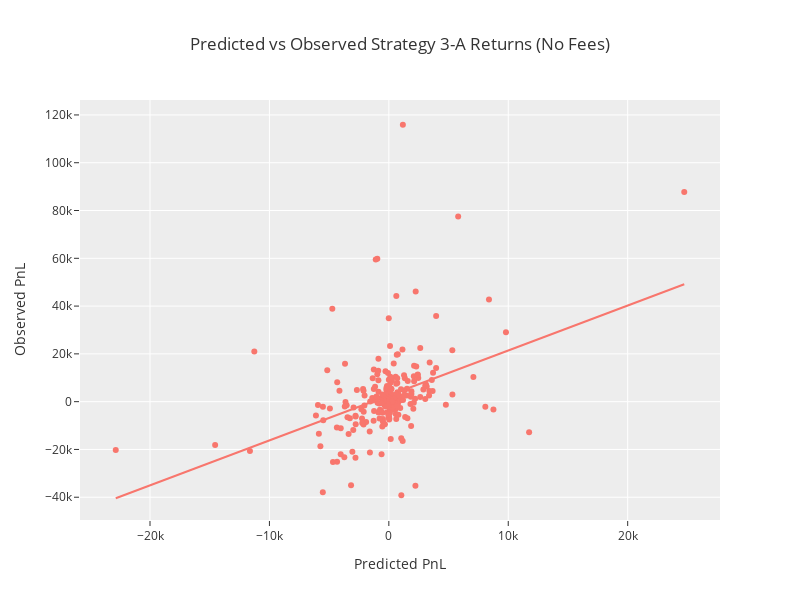

Notebook source saved alongside this figure:
### Code cell
fig = px.scatter(
    p3D_pdf.rename(columns={
        'pnl_no_fees': 'Observed PnL',
        'pnl_no_fees_pred': 'Predicted PnL',
    }),
    y='Observed PnL',
    x='Predicted PnL',
    template=plotly_template,
    trendline='ols',
    title='Predicted vs Observed Strategy 3-A Returns (No Fees)',
    height=600,
    width=800,
)
# fig.update_xaxes(
#     scaleanchor="y",
#     scaleratio=6.,
# )
fig

### Figure 1 — Plotly figure (JSON) as saved in the notebook; plotly's stock layout.template omitted (floating-point values rounded to 4 significant figures; data arrays with more than 128 entries replaced by an {"elided": "..."} marker saying what was removed)
{"data": [{"hovertemplate": "Predicted PnL=%{x}<br>Observed PnL=%{y}<extra></extra>", "legendgroup": "", "marker": {"color": "#F8766D", "symbol": "circle"}, "mode": "markers", "name": "", "orientation": "v", "showlegend": false, "type": "scatter", "x": {"elided": "278 float values"}, "xaxis": "x", "y": {"elided": "278 float values"}, "yaxis": "y"}, {"hovertemplate": "<b>OLS trendline</b><br>Observed PnL = 1.88175 * Predicted PnL + 2592.19<br>R<sup>2</sup>=0.167876<br><br>Predicted PnL=%{x}<br>Observed PnL=%{y} <b>(trend)</b><extra></extra>", "legendgroup": "", "marker": {"color": "#F8766D", "symbol": "circle"}, "mode": "lines", "name": "", "showlegend": false, "type": "scatter", "x": {"elided": "267 float values"}, "xaxis": "x", "y": {"elided": "267 float values"}, "yaxis": "y"}], "layout": {"height": 600, "legend": {"tracegroupgap": 0}, "title": {"text": "Predicted vs Observed Strategy 3-A Returns (No Fees)"}, "width": 800, "xaxis": {"anchor": "y", "autorange": true, "domain": [0, 1], "range": [-25860.0, 27730.0], "title": {"text": "Predicted PnL"}, "type": "linear"}, "yaxis": {"anchor": "x", "autorange": true, "domain": [0, 1], "range": [-49530.0, 126300.0], "title": {"text": "Observed PnL"}, "type": "linear"}}}
